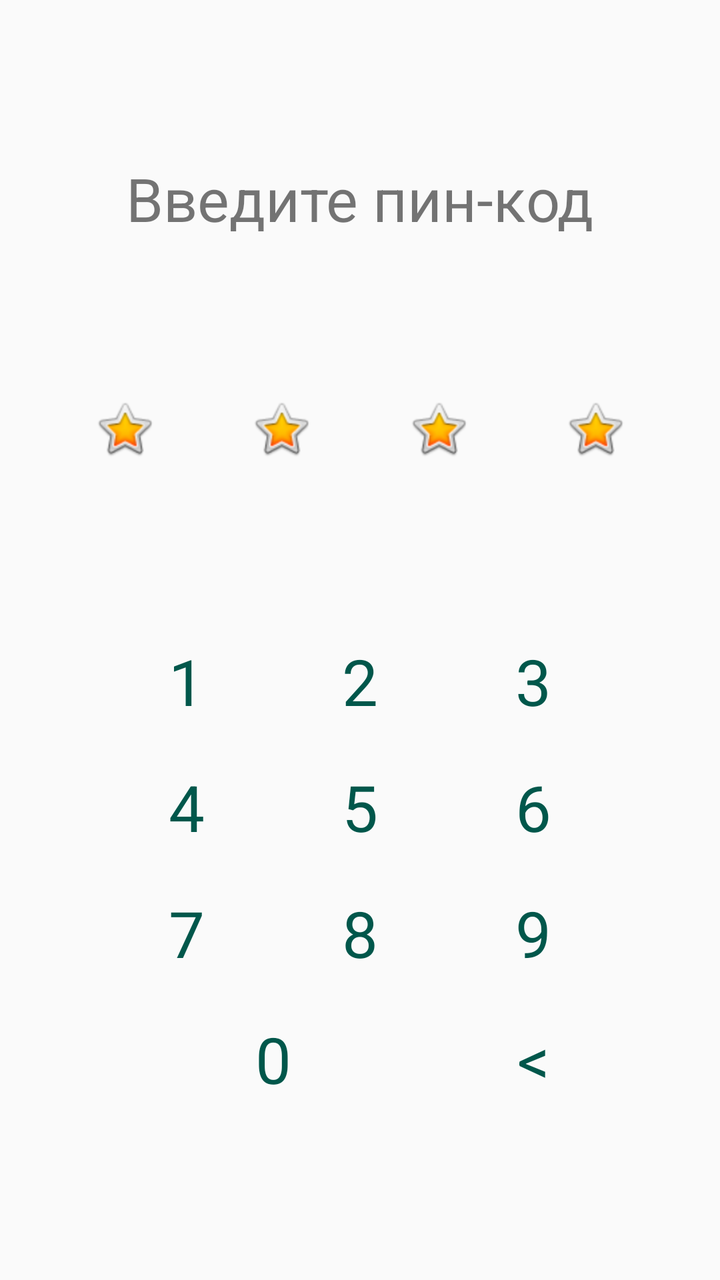
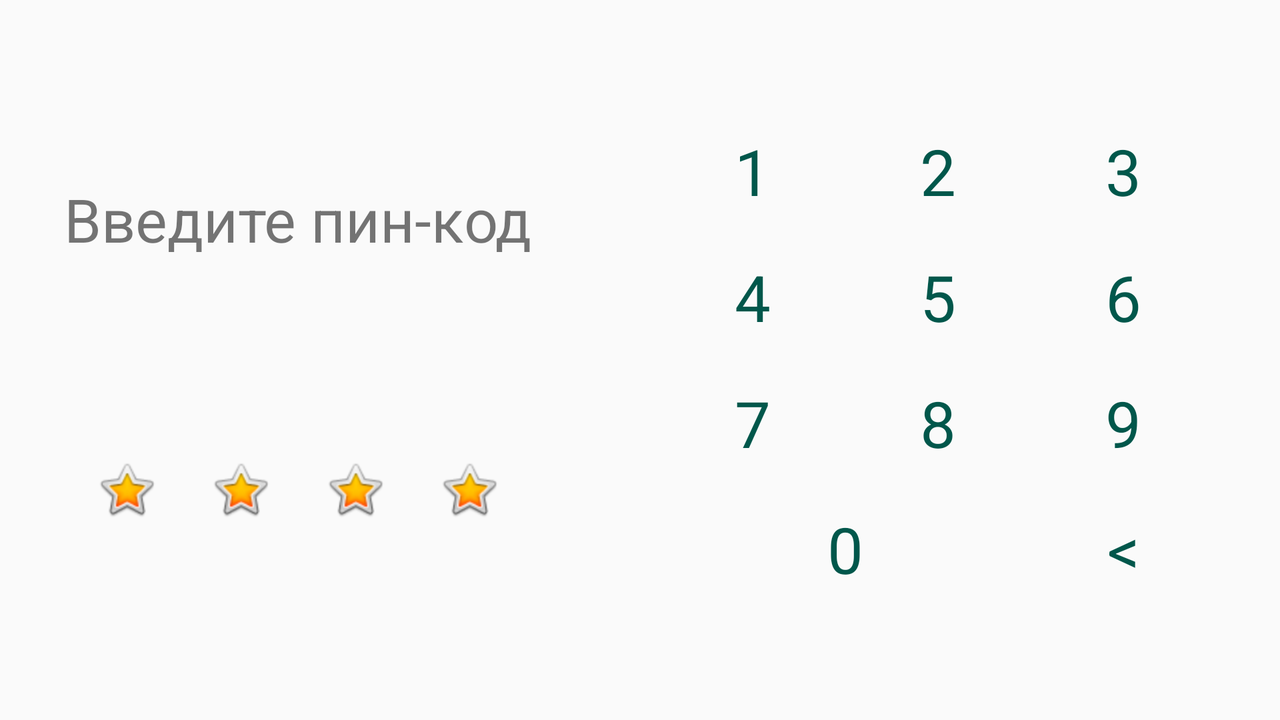

One screen, two layout resources from the same app: the default and the repository's alternative for another configuration. Each is rendered where Android would select it; the XML of both is given below.
<!-- AndroidManifest.xml: application theme AppTheme -->
<!-- res/layout/activity_main.xml -->
<?xml version="1.0" encoding="utf-8"?>
<androidx.constraintlayout.widget.ConstraintLayout xmlns:android="http://schemas.android.com/apk/res/android"
    xmlns:app="http://schemas.android.com/apk/res-auto"
    xmlns:tools="http://schemas.android.com/tools"
    style="@style/Layout"
    android:layout_width="match_parent"
    android:layout_height="match_parent"
    tools:context=".MainActivity">

    <TextView
        android:id="@+id/textViewEnterPin"
        android:layout_width="wrap_content"
        android:layout_height="wrap_content"
        android:text="@string/enterPin"
        android:textSize="30sp"
        app:layout_constraintBottom_toTopOf="@+id/stars"
        app:layout_constraintHorizontal_bias="0.5"
        app:layout_constraintLeft_toLeftOf="parent"
        app:layout_constraintRight_toRightOf="parent"
        app:layout_constraintTop_toTopOf="parent" />

    <androidx.constraintlayout.widget.ConstraintLayout
        android:id="@+id/stars"
        android:layout_width="match_parent"
        android:layout_height="wrap_content"
        app:layout_constraintBottom_toTopOf="@+id/numbers"
        app:layout_constraintTop_toBottomOf="@+id/textViewEnterPin">

        <ImageView
            android:id="@+id/imageView1"
            android:layout_width="wrap_content"
            android:layout_height="wrap_content"
            app:layout_constraintEnd_toStartOf="@+id/imageView2"
            app:layout_constraintHorizontal_chainStyle="spread"
            app:layout_constraintStart_toStartOf="parent"
            app:srcCompat="@android:drawable/btn_star_big_on" />

        <ImageView
            android:id="@+id/imageView2"
            android:layout_width="wrap_content"
            android:layout_height="wrap_content"
            app:layout_constraintEnd_toStartOf="@+id/imageView3"
            app:layout_constraintHorizontal_chainStyle="spread"
            app:layout_constraintStart_toEndOf="@+id/imageView1"
            app:layout_constraintTop_toTopOf="@+id/imageView1"
            app:srcCompat="@android:drawable/btn_star_big_on" />

        <ImageView
            android:id="@+id/imageView3"
            android:layout_width="wrap_content"
            android:layout_height="wrap_content"
            app:layout_constraintEnd_toStartOf="@+id/imageView4"
            app:layout_constraintHorizontal_chainStyle="spread"
            app:layout_constraintStart_toEndOf="@+id/imageView2"
            app:layout_constraintTop_toTopOf="@+id/imageView1"
            app:srcCompat="@android:drawable/btn_star_big_on" />

        <ImageView
            android:id="@+id/imageView4"
            android:layout_width="wrap_content"
            android:layout_height="wrap_content"
            app:layout_constraintEnd_toEndOf="parent"
            app:layout_constraintHorizontal_chainStyle="spread"
            app:layout_constraintStart_toEndOf="@+id/imageView3"
            app:layout_constraintTop_toTopOf="@+id/imageView1"
            app:srcCompat="@android:drawable/btn_star_big_on" />

    </androidx.constraintlayout.widget.ConstraintLayout>

    <androidx.constraintlayout.widget.ConstraintLayout
        android:id="@+id/symbols"
        android:layout_width="match_parent"
        android:layout_height="wrap_content"
        app:layout_constraintBottom_toTopOf="@+id/numbers"
        app:layout_constraintTop_toBottomOf="@+id/textViewEnterPin">

        <TextView
            android:id="@+id/textView1"
            android:layout_width="wrap_content"
            android:layout_height="wrap_content"
            app:layout_constraintEnd_toStartOf="@+id/imageView2"
            app:layout_constraintHorizontal_chainStyle="spread"
            app:layout_constraintStart_toStartOf="parent" />

        <TextView
            android:id="@+id/textView2"
            android:layout_width="wrap_content"
            android:layout_height="wrap_content"
            app:layout_constraintEnd_toStartOf="@+id/imageView3"
            app:layout_constraintHorizontal_chainStyle="spread"
            app:layout_constraintStart_toEndOf="@+id/imageView1"
            app:layout_constraintTop_toTopOf="@+id/imageView1" />

        <TextView
            android:id="@+id/textView3"
            android:layout_width="wrap_content"
            android:layout_height="wrap_content"
            app:layout_constraintEnd_toStartOf="@+id/imageView4"
            app:layout_constraintHorizontal_chainStyle="spread"
            app:layout_constraintStart_toEndOf="@+id/imageView2"
            app:layout_constraintTop_toTopOf="@+id/imageView1"/>

        <TextView
            android:id="@+id/textView4"
            android:layout_width="wrap_content"
            android:layout_height="wrap_content"
            app:layout_constraintEnd_toEndOf="parent"
            app:layout_constraintHorizontal_chainStyle="spread"
            app:layout_constraintStart_toEndOf="@+id/imageView3"
            app:layout_constraintTop_toTopOf="@+id/imageView1"/>

    </androidx.constraintlayout.widget.ConstraintLayout>


    <LinearLayout
        android:id="@+id/numbers"
        android:layout_width="match_parent"
        android:layout_height="wrap_content"
        android:orientation="vertical"
        android:layout_marginLeft="50dp"
        android:layout_marginRight="50dp"
        app:layout_constraintBottom_toBottomOf="parent"
        app:layout_constraintTop_toBottomOf="@+id/stars"
        tools:layout_editor_absoluteX="50dp">

        <LinearLayout
            android:id="@+id/row1"
            android:layout_width="match_parent"
            android:layout_height="wrap_content"
            android:orientation="horizontal">

            <TextView
                android:id="@+id/textViewButton1"
                style="@style/FontTheme40"
                android:text="@string/textViewButton1" />

            <TextView
                android:id="@+id/textViewButton2"
                style="@style/FontTheme40"
                android:text="@string/textViewButton2" />

            <TextView
                android:id="@+id/textViewButton3"
                style="@style/FontTheme40"
                android:text="@string/textViewButton3" />
        </LinearLayout>

        <LinearLayout
            android:id="@+id/row2"
            android:layout_width="match_parent"
            android:layout_height="wrap_content"
            android:orientation="horizontal">

            <TextView
                android:id="@+id/textViewButton4"
                style="@style/FontTheme40"
                android:text="@string/textViewButton4" />

            <TextView
                android:id="@+id/textViewButton5"
                style="@style/FontTheme40"
                android:text="@string/textViewButton5" />

            <TextView
                android:id="@+id/textViewButton6"
                style="@style/FontTheme40"
                android:text="@string/textViewButton6" />
        </LinearLayout>

        <LinearLayout
            android:id="@+id/row3"
            android:layout_width="match_parent"
            android:layout_height="wrap_content"
            android:orientation="horizontal">

            <TextView
                android:id="@+id/textViewButton7"
                style="@style/FontTheme40"
                android:text="@string/textViewButton7" />

            <TextView
                android:id="@+id/textViewButton8"
                style="@style/FontTheme40"
                android:text="@string/textViewButton8" />

            <TextView
                android:id="@+id/textViewButton9"
                style="@style/FontTheme40"
                android:text="@string/textViewButton9" />
        </LinearLayout>

        <LinearLayout
            android:id="@+id/row4"
            android:layout_width="match_parent"
            android:layout_height="wrap_content"
            android:orientation="horizontal">

            <TextView
                android:id="@+id/textViewButton0"
                style="@style/FontTheme40"
                android:layout_weight="1"
                android:text="@string/textViewButton0" />

            <TextView
                android:id="@+id/textViewBackSpace"
                style="@style/FontTheme40"
                android:layout_weight="2"
                android:text="@string/textViewBackSpace" />
        </LinearLayout>

    </LinearLayout>


</androidx.constraintlayout.widget.ConstraintLayout>
<!-- resources referenced by this layout -->
<resources>
  <string name="enterPin">Введите пин-код</string>
  <string name="textViewBackSpace">&lt;</string>
  <string name="textViewButton0">0</string>
  <string name="textViewButton1">1</string>
  <string name="textViewButton2">2</string>
  <string name="textViewButton3">3</string>
  <string name="textViewButton4">4</string>
  <string name="textViewButton5">5</string>
  <string name="textViewButton6">6</string>
  <string name="textViewButton7">7</string>
  <string name="textViewButton8">8</string>
  <string name="textViewButton9">9</string>
  <style name="FontTheme40" parent="Theme.AppCompat.Light.DarkActionBar">
          <item name="android:textSize">32sp</item>
          <item name="android:textColor">@color/colorPrimaryDark</item>
          <item name="android:gravity">center|center_horizontal</item>
          <item name="android:textAlignment">center</item>
          <item name="android:layout_width">match_parent</item>
          <item name="android:layout_height">match_parent</item>
          <item name="android:layout_weight">1</item>
          <item name="android:layout_margin">10dp</item>
          <item name="android:background">@color/colorWhite</item>
      </style>
  <style name="Layout" parent="Theme.AppCompat.Light.DarkActionBar">
          <item name="android:background">@color/colorLayout</item>
      </style>
  <style name="AppTheme" parent="Theme.AppCompat.Light.DarkActionBar">
          
          <item name="colorPrimary">@color/colorPrimary</item>
          <item name="colorPrimaryDark">@color/colorPrimaryDark</item>
          <item name="colorAccent">@color/colorAccent</item>
      </style>
  <color name="colorPrimaryDark">#00574B</color>
  <color name="colorPrimary">#008577</color>
  <color name="colorAccent">#D81B60</color>
</resources>
<!-- res/layout-land/activity_main.xml (the repository's variant of the layout above) -->
<!-- drawn on the phone turned sideways -->
<?xml version="1.0" encoding="utf-8"?>
<androidx.constraintlayout.widget.ConstraintLayout xmlns:android="http://schemas.android.com/apk/res/android"
    xmlns:app="http://schemas.android.com/apk/res-auto"
    xmlns:tools="http://schemas.android.com/tools"
    android:layout_width="match_parent"
    android:layout_height="match_parent"
    style="@style/Layout"
    tools:context=".MainActivity">

    <androidx.constraintlayout.widget.ConstraintLayout
        android:id="@+id/enterPinCode"
        android:layout_width="wrap_content"
        android:layout_height="match_parent"

        app:layout_constraintHorizontal_chainStyle="spread"

        android:layout_marginStart="32dp"
        android:layout_marginEnd="32dp"
        app:layout_constraintStart_toStartOf="parent"
        app:layout_constraintEnd_toStartOf="@+id/numbers"
        app:layout_constraintTop_toTopOf="parent"
        app:layout_constraintBottom_toBottomOf="parent"

        >

        <TextView
            android:id="@+id/textViewEnterPin"
            android:layout_width="wrap_content"
            android:layout_height="wrap_content"
            android:text="@string/enterPin"
            android:textSize="30sp"
            app:layout_constraintEnd_toEndOf="@+id/enterPinCode"
            app:layout_constraintStart_toStartOf="@+id/enterPinCode"
            app:layout_constraintTop_toTopOf="@+id/enterPinCode"
            app:layout_constraintBottom_toTopOf="@+id/stars"
            app:layout_constraintVertical_chainStyle="spread"

            />

        <androidx.constraintlayout.widget.ConstraintLayout
            android:id="@+id/stars"
            android:layout_width="0dp"
            android:layout_height="wrap_content"
            app:layout_constraintEnd_toEndOf="@+id/enterPinCode"
            app:layout_constraintStart_toStartOf="@+id/enterPinCode"
            app:layout_constraintTop_toBottomOf="@+id/textViewEnterPin"
            app:layout_constraintBottom_toBottomOf="@+id/enterPinCode"
            app:layout_constraintVertical_chainStyle="spread">

            <ImageView
                android:id="@+id/imageView1"
                style="@style/Stars"
                android:layout_width="wrap_content"
                android:layout_height="wrap_content"
                app:layout_constraintBottom_toBottomOf="@+id/stars"
                app:layout_constraintEnd_toStartOf="@+id/imageView2"
                app:layout_constraintHorizontal_chainStyle="spread"
                app:layout_constraintStart_toStartOf="@+id/stars"
                app:layout_constraintTop_toTopOf="@+id/stars"
                app:srcCompat="@android:drawable/btn_star_big_on" />

            <ImageView
                android:id="@+id/imageView2"
                style="@style/Stars"
                android:layout_width="wrap_content"
                android:layout_height="wrap_content"
                app:layout_constraintBottom_toBottomOf="@+id/stars"
                app:layout_constraintEnd_toStartOf="@+id/imageView3"
                app:layout_constraintHorizontal_chainStyle="spread"
                app:layout_constraintStart_toEndOf="@+id/imageView1"
                app:layout_constraintTop_toTopOf="@+id/stars"
                app:srcCompat="@android:drawable/btn_star_big_on" />

            <ImageView
                android:id="@+id/imageView3"
                style="@style/Stars"
                android:layout_width="wrap_content"
                android:layout_height="wrap_content"
                app:layout_constraintBottom_toBottomOf="@+id/stars"
                app:layout_constraintEnd_toStartOf="@+id/imageView4"
                app:layout_constraintHorizontal_chainStyle="spread"
                app:layout_constraintStart_toEndOf="@+id/imageView2"
                app:layout_constraintTop_toTopOf="@+id/stars"
                app:srcCompat="@android:drawable/btn_star_big_on" />

            <ImageView
                android:id="@+id/imageView4"
                style="@style/Stars"
                android:layout_width="wrap_content"
                android:layout_height="wrap_content"
                app:layout_constraintBottom_toBottomOf="@+id/stars"
                app:layout_constraintEnd_toEndOf="@+id/stars"
                app:layout_constraintHorizontal_chainStyle="spread"
                app:layout_constraintStart_toEndOf="@+id/imageView3"
                app:layout_constraintTop_toTopOf="@+id/stars"
                app:srcCompat="@android:drawable/btn_star_big_on" />

        </androidx.constraintlayout.widget.ConstraintLayout>

        <androidx.constraintlayout.widget.ConstraintLayout
            android:id="@+id/symbols"
            android:layout_width="0dp"
            android:layout_height="wrap_content"
            app:layout_constraintEnd_toEndOf="@+id/enterPinCode"
            app:layout_constraintStart_toStartOf="@+id/enterPinCode"
            app:layout_constraintTop_toBottomOf="@+id/textViewEnterPin"
            app:layout_constraintBottom_toBottomOf="@+id/enterPinCode"
            app:layout_constraintVertical_chainStyle="spread">

            <TextView
                android:id="@+id/textView1"
                android:textSize="36sp"
                android:layout_width="wrap_content"
                android:layout_height="wrap_content"
                app:layout_constraintHorizontal_chainStyle="spread"
                app:layout_constraintStart_toStartOf="@+id/symbols"
                app:layout_constraintEnd_toStartOf="@+id/textView2"
                app:layout_constraintTop_toTopOf="@+id/symbols"
                app:layout_constraintBottom_toBottomOf="@+id/symbols"
                />

            <TextView
                android:id="@+id/textView2"
                android:layout_width="wrap_content"
                android:layout_height="wrap_content"
                android:textSize="36sp"
                app:layout_constraintHorizontal_chainStyle="spread"
                app:layout_constraintStart_toEndOf="@+id/textView1"
                app:layout_constraintEnd_toStartOf="@+id/textView3"
                app:layout_constraintTop_toTopOf="@+id/symbols"
                app:layout_constraintBottom_toBottomOf="@+id/symbols"
                />

            <TextView
                android:id="@+id/textView3"
                android:layout_width="wrap_content"
                android:layout_height="wrap_content"
                android:textSize="36sp"
                app:layout_constraintHorizontal_chainStyle="spread"
                app:layout_constraintStart_toEndOf="@+id/textView2"
                app:layout_constraintEnd_toStartOf="@+id/textView4"
                app:layout_constraintTop_toTopOf="@+id/symbols"
                app:layout_constraintBottom_toBottomOf="@+id/symbols"
                />

            <TextView
                android:id="@+id/textView4"
                android:layout_width="wrap_content"
                android:layout_height="wrap_content"
                android:textSize="36sp"
                app:layout_constraintHorizontal_chainStyle="spread"
                app:layout_constraintStart_toEndOf="@+id/textView3"
                app:layout_constraintEnd_toEndOf="@+id/symbols"
                app:layout_constraintTop_toTopOf="@+id/symbols"
                app:layout_constraintBottom_toBottomOf="@+id/symbols"
                />


        </androidx.constraintlayout.widget.ConstraintLayout>

    </androidx.constraintlayout.widget.ConstraintLayout>

    <LinearLayout
        android:id="@+id/numbers"
        android:layout_width="0dp"
        android:layout_height="wrap_content"
        android:layout_marginStart="32dp"
        android:layout_marginTop="32dp"
        android:layout_marginEnd="32dp"
        android:layout_marginBottom="32dp"
        android:orientation="vertical"

        app:layout_constraintHorizontal_chainStyle="spread"

        app:layout_constraintBottom_toBottomOf="parent"
        app:layout_constraintEnd_toEndOf="parent"
        app:layout_constraintStart_toEndOf="@+id/enterPinCode"
        app:layout_constraintTop_toTopOf="parent">

        <LinearLayout
            android:id="@+id/row1"
            android:layout_width="match_parent"
            android:layout_height="wrap_content"
            android:orientation="horizontal">

            <TextView
                android:id="@+id/textViewButton1"
                style="@style/FontTheme40"
                android:text="@string/textViewButton1" />

            <TextView
                android:id="@+id/textViewButton2"
                style="@style/FontTheme40"
                android:text="@string/textViewButton2" />

            <TextView
                android:id="@+id/textViewButton3"
                style="@style/FontTheme40"
                android:text="@string/textViewButton3" />
        </LinearLayout>

        <LinearLayout
            android:id="@+id/row2"
            android:layout_width="match_parent"
            android:layout_height="wrap_content"
            android:orientation="horizontal">

            <TextView
                android:id="@+id/textViewButton4"
                style="@style/FontTheme40"
                android:text="@string/textViewButton4" />

            <TextView
                android:id="@+id/textViewButton5"
                style="@style/FontTheme40"
                android:text="@string/textViewButton5" />

            <TextView
                android:id="@+id/textViewButton6"
                style="@style/FontTheme40"
                android:text="@string/textViewButton6" />
        </LinearLayout>

        <LinearLayout
            android:id="@+id/row3"
            android:layout_width="match_parent"
            android:layout_height="wrap_content"
            android:orientation="horizontal">

            <TextView
                android:id="@+id/textViewButton7"
                style="@style/FontTheme40"
                android:text="@string/textViewButton7" />

            <TextView
                android:id="@+id/textViewButton8"
                style="@style/FontTheme40"
                android:text="@string/textViewButton8" />

            <TextView
                android:id="@+id/textViewButton9"
                style="@style/FontTheme40"
                android:text="@string/textViewButton9" />
        </LinearLayout>

        <LinearLayout
            android:id="@+id/row4"
            android:layout_width="match_parent"
            android:layout_height="wrap_content"
            android:orientation="horizontal">

            <TextView
                android:id="@+id/textViewButton0"
                style="@style/FontTheme40"
                android:layout_weight="1"
                android:text="@string/textViewButton0" />

            <TextView
                android:id="@+id/textViewBackSpace"
                style="@style/FontTheme40"
                android:layout_weight="2"
                android:text="@string/textViewBackSpace" />
        </LinearLayout>

    </LinearLayout>



</androidx.constraintlayout.widget.ConstraintLayout>
<!-- resources referenced by the variant -->
<!-- as the phone turned sideways resolves them -->
<resources>
  <string name="enterPin">Введите пин-код</string>
  <string name="textViewBackSpace">&lt;</string>
  <string name="textViewButton0">0</string>
  <string name="textViewButton1">1</string>
  <string name="textViewButton2">2</string>
  <string name="textViewButton3">3</string>
  <string name="textViewButton4">4</string>
  <string name="textViewButton5">5</string>
  <string name="textViewButton6">6</string>
  <string name="textViewButton7">7</string>
  <string name="textViewButton8">8</string>
  <string name="textViewButton9">9</string>
  <style name="FontTheme40" parent="Theme.AppCompat.Light.DarkActionBar">
          <item name="android:textSize">32sp</item>
          <item name="android:textColor">@color/colorPrimaryDark</item>
          <item name="android:gravity">center|center_horizontal</item>
          <item name="android:textAlignment">center</item>
          <item name="android:layout_width">match_parent</item>
          <item name="android:layout_height">match_parent</item>
          <item name="android:layout_weight">1</item>
          <item name="android:layout_margin">10dp</item>
          <item name="android:background">@color/colorWhite</item>
      </style>
  <style name="Layout" parent="Theme.AppCompat.Light.DarkActionBar">
          <item name="android:background">@color/colorLayout</item>
      </style>
  <style name="Stars" parent="Theme.AppCompat.Light.DarkActionBar">
          <item name="android:layout_width">wrap_content</item>
          <item name="android:layout_height">wrap_content</item>
          <item name="android:layout_margin">10dp</item>
      </style>
  <style name="AppTheme" parent="Theme.AppCompat.Light.DarkActionBar">
          
          <item name="colorPrimary">@color/colorPrimary</item>
          <item name="colorPrimaryDark">@color/colorPrimaryDark</item>
          <item name="colorAccent">@color/colorAccent</item>
      </style>
  <color name="colorPrimaryDark">#00574B</color>
  <color name="colorPrimary">#008577</color>
  <color name="colorAccent">#D81B60</color>
</resources>
